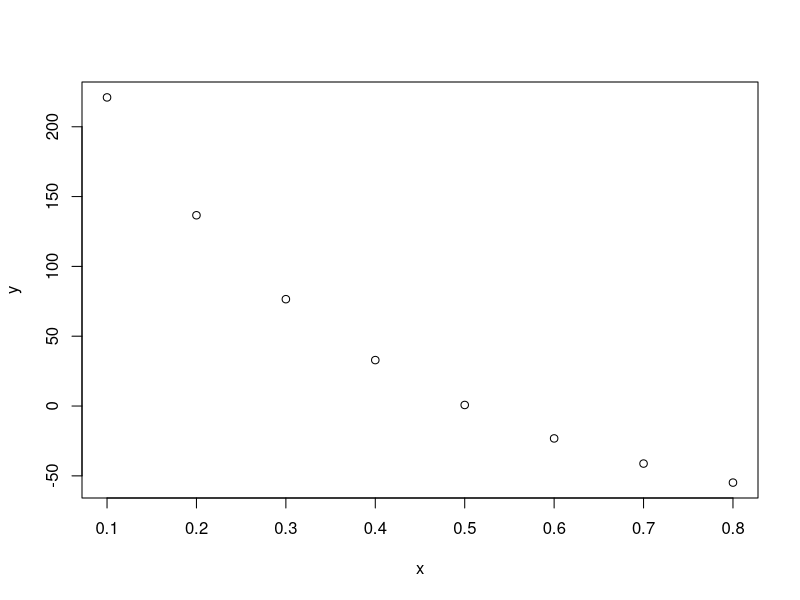

Generate this figure with R:
## ---- chunk 1
knitr::opts_chunk$set(echo = TRUE)
## ---- chunk 2
x<-c(55,56,57)
x
## ---- chunk 3
qx_1<-c(0.001046,0.001199,0.001375)
qx_1
## ---- chunk 4
px_1<-1-qx_1
px_1
## ---- chunk 5
tpx_1<-c(px_1[1],px_1[1]*px_1[2],px_1[1]*px_1[2]*px_1[3])
tpx_1
## ---- chunk 6
iexp_1<-100+0.015*40250
iexp_1
## ---- chunk 7
t_1<-c(0,1,2);exp_inf<-0.05
aexp_1<-10*(1+exp_inf)^t_1
aexp_1
## ---- chunk 8
paym_inf<-0.0192308
paym_1<-15000*(1+paym_inf)^t_1
paym_1
## ---- chunk 9
j=(1+0.06)/(1+0.0192308)-1
j
## ---- chunk 10
v<-1/(1+j);d<-(1-v)
A<-c(0.889132,0.924607)
policyv_1<-c(paym_1[1:2]*(v-A)/d,0)
policyv_1
## ---- chunk 11
Ep_1<-c(40250,0,0)
Ep_1
## ---- chunk 12
Eexp_1<-c(iexp_1,0,0)
Eexp_1
## ---- chunk 13
Eaexp_1<-aexp_1*tpx_1
Eaexp_1
## ---- chunk 14
Epaym_1<-paym_1*tpx_1
Epaym_1
## ---- chunk 15
Epolicyv_1<-policyv_1*tpx_1
Epolicyv_1
## ---- chunk 16
Eint_1<-c(0.08*(Ep_1[1]-Eexp_1[1]),0.08*(Ep_1[2:3]+Epolicyv_1[1:2]-Eexp_1[2:3]))
Eint_1
## ---- chunk 17
transfers_1<-c()
transfers_1[1]<-Ep_1[1]-Eexp_1[1]-Eaexp_1[1]-Epaym_1[1]+Eint_1[1]-Epolicyv_1[1]
transfers_1[2:3]<-Epolicyv_1[1:2]-Eaexp_1[2:3]-Epaym_1[2:3]+Eint_1[2:3]-Epolicyv_1[2:3]
transfers_1
## ---- chunk 18
tt<-c(1,2,3)
EPV_Transfer_1<-sum(1.12^(-tt)*transfers_1)
EPV_Transfer_1
## ---- chunk 19
profit_margin<-EPV_Transfer_1/Ep_1[1]
profit_margin
## ---- chunk 20
x<-seq(0.1,0.8,0.1)
y<-c(sum((1+0.1)^(-tt)*transfers_1),sum((1+0.2)^(-tt)*transfers_1),sum((1+0.3)^(-tt)*transfers_1),sum((1+0.4)^(-tt)*transfers_1),sum((1+0.5)^(-tt)*transfers_1),sum((1+0.6)^(-tt)*transfers_1),sum((1+0.7)^(-tt)*transfers_1),sum((1+0.8)^(-tt)*transfers_1))
plot(x,y)
## ---- chunk 21
f<-function(p)(abs(sum((1+p)^(-tt)*transfers_1)))
nlm(f,0.5)
